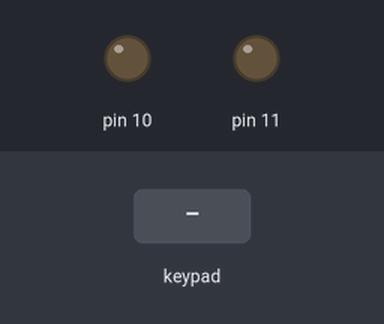
A program run on a simulated Arduino Mega 2560, built with avr-gcc and run on an emulated ATmega2560. On the bench: output pins drawn as LEDs (lit = HIGH). Inputs (shaded band) come from the test bench. What the program prints to the serial monitor is not drawn.

Above: at 1.2 s.
1.3 s: keypad keys 6 4 2 0 pressed 0.4 s apart
At 3.1 s:
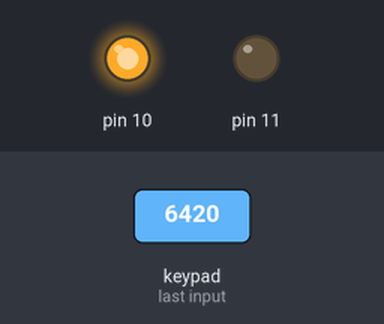
4.4 s: key 'F' pressed
7.4 s: key 'E' pressed
9.0 s: keypad keys 6 4 2 0 A pressed 0.4 s apart
12.5 s: keypad keys 6 4 2 0 D pressed 0.4 s apart
At 14.6 s:
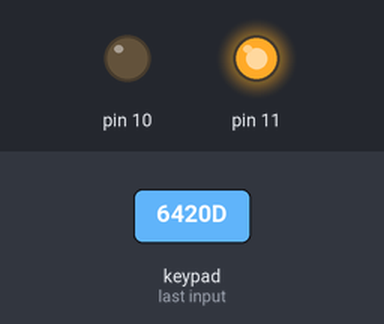
16.0 s: key 'D' pressed
Timing chart, 0 to 20.0 s (numbered marks = the images above; inputs shaded):
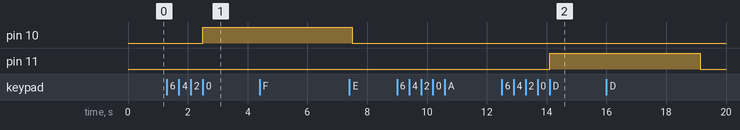

Measured:
- after the input at 1.3 s, pin 10: LOW → HIGH after 1.2 s
- after the input at 4.4 s, every drawn part: stays the same
- after the input at 9.0 s, every drawn part: stays the same
- after the input at 12.5 s, pin 11: LOW → HIGH after 1.6 s

The program:

main.cpp
```cpp
/*
  Code fait par mathis BENOIT
  Compileur : Microsoft Visual Studio Code v1.96.0
  IDE : PlateformIO v3.3.3

  Programme pour faire fonctionner un petit clavier en 4x4 en utilisant une carte Arduino Mega

  Câblage :
    clavier --> Arduino
    C1 --> 9
    C2 --> 8
    C3 --> 7
    C4 --> 6
    R1 --> 5
    R2 --> 4
    R3 --> 3
    R4 --> 2

  dernière modification : mardi 17/12/2024
*/
#include <Arduino.h>          //Librairie pour utiliser les commandes de l'IDE Arduino sur Visual Studio Code
#include <Keypad.h>           //Librairie pour utiliser le clavier

#define COLS 4                //Le clavier aura 4 colognes
#define ROWS 4                //Le clavier aura 4 lignes
char keys[ROWS][COLS] = {
  {'1','2','3','F'},
  {'4','5','6','E'},          //Disposition des touches du clavier
  {'7','8','9','D'},
  {'A','0','B','C'}
};

byte rowPins[ROWS] = {5, 4, 3, 2};      //Broches de l'Arduino sur lesquelles les lignes du clavier seront connectées
byte colPins[COLS] = {9, 8, 7, 6};      //Broches de l'Arduino sur lesquelles les colognes du clavier seront connectées

Keypad clavier = Keypad(makeKeymap(keys), rowPins, colPins, ROWS, COLS);      //On associe les broches des colognes comme étant pour les colognes, idem pour les lignes

char mdp[4] = {'6','4','2','0'};
int i = 0;
int fail = 3;
char essai[4];

void setup() {
  Serial.begin(9600);                         //Initialisation du moniteur série
  pinMode(10, OUTPUT);
  pinMode(11, OUTPUT);
  digitalWrite(10,LOW);
  digitalWrite(11,LOW);
}

void loop() {
 bool clear = 0;
 Serial.print("Veuillez rentrer votre mot de passe : ");
 for (int i = 0; i <= 3; i++){    //On demande le code à 4 chiffres
 char touche = clavier.getKey();
 while (touche == false){         //Du moment qu'aucune touche n'est pressée, on reste dans la boucle en attendant
  touche = clavier.getKey();
 }
 if (touche == 'C'){     //Création d'une touche "clear" qui réinitialise le mot de passe
  i = 3;                 //On met i à 3 pour sortir de l boucle for
  clear = 1;             //On met la variable clear à 1 pour dire au programme qu'il doit recommencer
  Serial.println();
 }
 else {
  essai[i] = touche;       //On ajoute la touche pressé dans le tableau qui contient le code qui est en train d'être rentré
  Serial.print(touche);    //on affiche le code qui est rentré
 }
 }

 if (clear != 1){       //On ne fait quelque chose que si la touche clear n'a pas été pressé
 if (essai[0] == mdp[0] && essai[1]==mdp[1] && essai[2]==mdp[2] && essai[3]==mdp[3]) { //vu que le tuple mdp se termine par un ETX (end of txt), il faut comparer les éléments 1 à 1
  digitalWrite(10, HIGH);     //On allume la led verte
  Serial.println("... Mot de passe correct");
  fail = 3 ;      //On remet le nombre d'essais à 3
  delay(5000);
  digitalWrite(10, LOW);    //On eteint la led verte après 5s
  Serial.println();
 }
 else {
  Serial.print("... Mot de passe incorrect, ");
  fail = fail - 1 ;       //Si le mdp est faux, on enlève un essai
  Serial.print(fail);     //On affiche le nombre d'essais restants
  Serial.println(" essai(s) restant(s)");

  if (fail == 0) {            //Si le nombre d'essais tombre à 0, alors la carte se bloque
    digitalWrite(11, HIGH);   //On allume la led rouge
    Serial.println("Trop d'essais incorrects, blocage de la carte ");
    delay(5000);              //La carte attend sans rien faire pendant 5s
    digitalWrite(11, LOW);    //On éteint la led rouge
    fail = 3;                 //On remet le nombre d'essais à 3
    Serial.println();
  }
 }
 }
}
```
